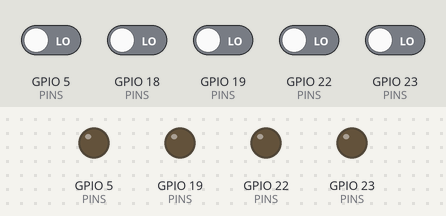
Recording of a sketch running on a simulated ESP32. Shown: output pins drawn as LEDs (lit = HIGH). Inputs (shaded band) come from the test bench; at power-on: GPIO 5 (PINS), GPIO 18 (PINS), GPIO 19 (PINS), GPIO 22 (PINS), GPIO 23 (PINS) LOW. What the sketch prints to the serial monitor is not drawn.

Above: at 0.0 s.
At 0.6 s:
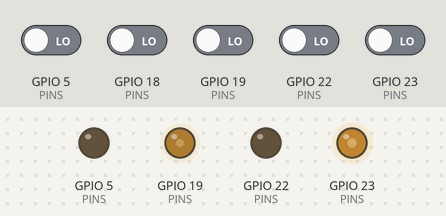
At 1.0 s:
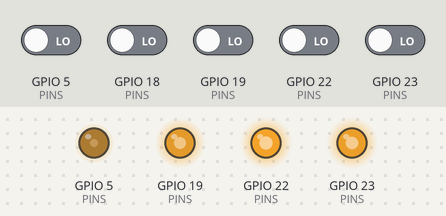
Timing chart, 0 to 2.5 s (numbered marks = the images above):
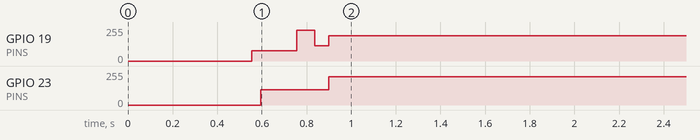

The sketch:

diag_pinfinder.ino
```cpp
/*
  RC522 接线自动侦测:把 5 根信号线(SS/SCK/MOSI/MISO/RST)在
  GPIO {5,18,19,23,27} 上的全部 120 种排列逐一用软件SPI试探,
  哪种排列能读出正常版本号(0x88/0x91/0x92),就说明线实际是那样插的。
*/
#include <Arduino.h>

const int PINS[5] = {5, 18, 19, 23, 22};   // RST 候选已从 27 换成 22
const char* ROLE[5] = {"SS", "SCK", "MOSI", "MISO", "RST"};

// 软件SPI读 RC522 的 VersionReg(0x37)
byte softReadVersion(int ss, int sck, int mosi, int miso, int rst) {
  pinMode(ss, OUTPUT);  pinMode(sck, OUTPUT);
  pinMode(mosi, OUTPUT); pinMode(miso, INPUT);
  pinMode(rst, OUTPUT);

  digitalWrite(rst, HIGH);       // 让芯片脱离复位
  digitalWrite(ss, HIGH);
  digitalWrite(sck, LOW);
  delay(3);                      // 芯片上电/出复位缓冲

  digitalWrite(ss, LOW);
  byte addr = 0x80 | (0x37 << 1);   // 读命令: MSB=1, 地址左移1位
  for (int i = 7; i >= 0; i--) {    // 发地址字节
    digitalWrite(mosi, (addr >> i) & 1);
    digitalWrite(sck, HIGH); delayMicroseconds(4);
    digitalWrite(sck, LOW);  delayMicroseconds(4);
  }
  byte val = 0;                     // 收数据字节
  for (int i = 7; i >= 0; i--) {
    digitalWrite(sck, HIGH); delayMicroseconds(4);
    if (digitalRead(miso)) val |= (1 << i);
    digitalWrite(sck, LOW);  delayMicroseconds(4);
  }
  digitalWrite(ss, HIGH);

  // 恢复所有脚为输入,避免影响下一轮
  for (int p : PINS) pinMode(p, INPUT);
  return val;
}

bool good(byte v) { return v != 0x00 && v != 0xFF; }

void setup() {
  Serial.begin(115200);
  delay(500);
  Serial.println("\n=== RC522 接线自动侦测:尝试全部120种排列 ===");

  int perm[5] = {0, 1, 2, 3, 4};
  int found = 0;
  // 生成全排列(简单递归展开成迭代:用std::next_permutation)
  do {
    int ss = PINS[perm[0]], sck = PINS[perm[1]], mosi = PINS[perm[2]],
        miso = PINS[perm[3]], rst = PINS[perm[4]];
    byte v = softReadVersion(ss, sck, mosi, miso, rst);
    if (good(v)) {
      found++;
      Serial.printf(">>> 命中! VersionReg=0x%02X 时的接法: SS=GPIO%d SCK=GPIO%d MOSI=GPIO%d MISO=GPIO%d RST=GPIO%d\n",
                    v, ss, sck, mosi, miso, rst);
    }
  } while (std::next_permutation(perm, perm + 5));

  if (found == 0) {
    Serial.println("120种排列全部失败 -> 线不(全)在这5个GPIO上,或供电/模块问题。");
    Serial.println("下一步:拍照检查,或换一个RC522模块。");
  } else {
    Serial.printf("共 %d 种排列命中(命中多种时以SS/SCK/MOSI/MISO都参与的为准)\n", found);
  }
  Serial.println("=== 侦测结束(结果只打印一次,需要重跑就按板上EN键) ===");
}

void loop() { delay(1000); }
```
